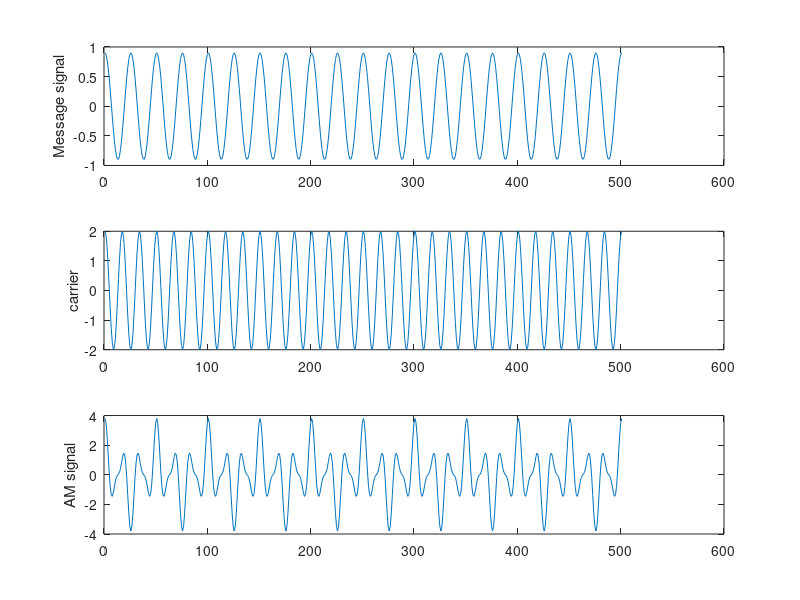

The MATLAB source for this figure:
clc;
clear all;
close all;

Ac=2; 
fc=0.6; 
Am=.9; 
fm=.4; 
Fs=200; 

ka=1;

t=[0:0.1:50];
ct=Ac*cos(2*pi*fc*t); 
mt=Am*cos(2*pi*fm*t); 
AM=ct.*(1+ka*mt); 

subplot(3,1,1);
plot(mt);
ylabel('Message signal');

subplot(3,1,2); 
plot(ct);
ylabel('carrier');

subplot(3,1,3);
plot(AM);
ylabel('AM signal');
